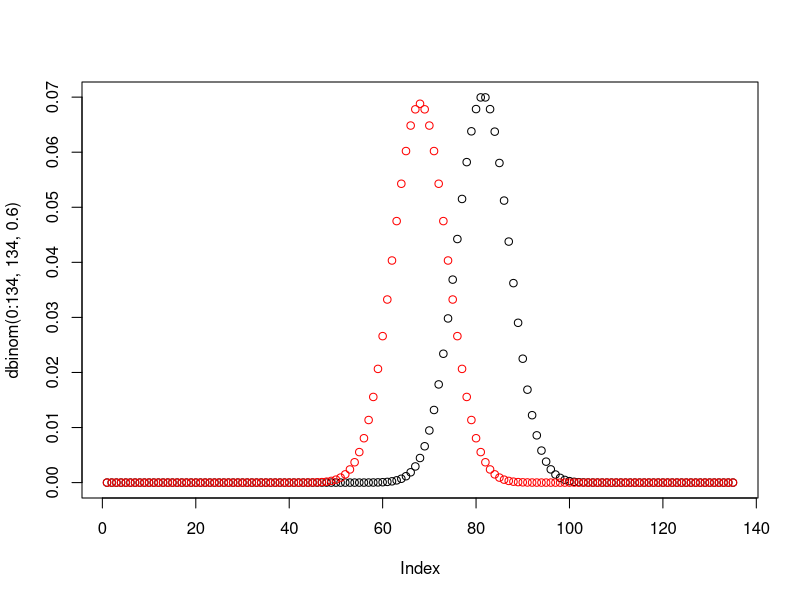

This chart was generated by the following R code:
##Doctored coin
#"You have two identical coins. One flips heads 60% of the time and the other is fair. If you can flip both coins
#at the same time, how many flips do you need to observed to have a 95% chance of correctly identifying the doctored coin

plot(dbinom(0:134,134,.6))
points(dbinom(0:134, 134,.5), col="red")

weighted_coin<-function(p=.6, conf=.95){
  if (p>1 | p<.5){
    print("p must be between .5 and 1")
    return(NaN)
  }
  if (conf>1|conf<0)
  {
    print("conf must be between 0 and 1")
    return(NaN)
  }
#Your strategy: always guess the coin with higher heads. If tied just choose one
flips<-0
probs<-0
while(probs<conf){
probs<-0
flips<-flips+1
for (i in 0:flips){
  probs<-probs + .5*dbinom(i, flips, p)*dbinom(i, flips, .5) #add in probability of guessing right given that they're tied
  probs<-probs+dbinom(i, flips, .5)*pbinom(i, flips, p, lower.tail = F) #probability that weighted coin is higher than unweighted
  
}
print(paste(flips, probs))
}

}
